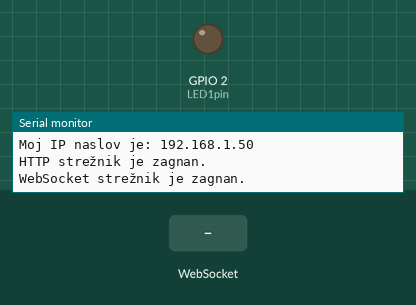
Bench run of a program on a simulated ESP32. Shown: output pins drawn as LEDs (lit = HIGH), the last lines printed to the serial monitor. The inputs (shaded band) are chosen by the test bench. WiFi joins after 1.5 s; servers stay silent unless stated.

Above: at 3.7 s.
3.8 s: WebSocket text "1" received
At 4.9 s:
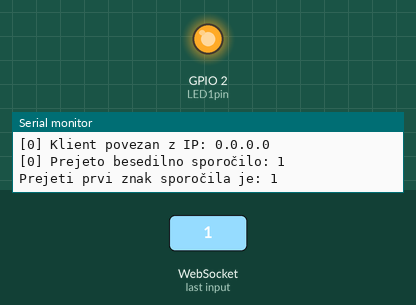
5.3 s: WebSocket text "0" received
At 6.0 s:
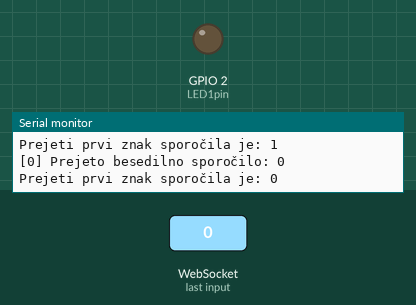
Timing chart, 0 to 8.3 s (numbered marks = the images above; inputs shaded):
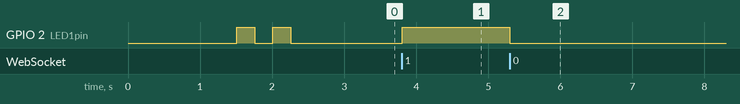

Measured:
- after the input at 3.8 s, GPIO 2 (LED1pin): LOW → HIGH at once
- after the input at 5.3 s, GPIO 2 (LED1pin): HIGH → LOW at once

The program:

main.cpp
```cpp
#include <Arduino.h>
#include <WiFi.h>
#include <WebServer.h>
#include <WebSocketsServer.h> // dodamo knjižnico WebSockets. Če datoteke nimamo, jo dodamo iz PlatformIO > Libraries > Add to project

const char* ssid = "...";
const char* password = "...";

WebServer server(80); // objekt 'WebServer' razreda  ki bo poskušal na privzetem HTTP portu 80

// ustvarimo strežnik spletnih vtičnikov na vratih 81 - WebSocketServer, ki zagotavlja permanentno dvosmerno komunikacijo med klientom (npr. brskalnikom Chrome) in strežnikom na esp32 modulu, kar omogoča, da lahko strežnik pošilja podatke klientu tudi brez zahteve ("request") od klienta
// Inicializacija komunikacije spletnega vtičnika, šla pa bo preko porta 81
// webSocket je objet razreda WebSocketsServer, 81 pa je argument v konstruktorju
WebSocketsServer webSocket = WebSocketsServer(81);


uint8_t LED1pin = 2; //8-bitna celoštevilska spremenljivka
bool LED1status = LOW; // logična spremenljivka, ki hrani stanje LED1, LOW pomeni, da je LED ugasnjena, HIGH bi pomenilo, da je LED prižgana

// niz karakterjev
// spletno stran bomo spravili v spremenljivko 'HTML'
// ta koda nam omogoča, da besedilo spravimo v spremenljivo
const char HTML[] PROGMEM = R"rawliteral(
<!DOCTYPE html>
<html lang="en">
<head>
    <meta charset="UTF-8">
    <meta name="viewport" content="width=device-width, initial-scale=1.0">
    <title>Document</title>
</head>
<body>
    <h2>Primer s spletnim vtičnikom - WebSocket</h2>
    <button onclick='prižgi()'>Prižgi LED</button>
    <button onclick='ugasni()'>Ugasni LED</button>
<script>
    let povezava = new WebSocket('ws://192.168.1.145:81/') // vzpostavitev povezave preko spletnega vtičnka WebSocket

    function prižgi() {
        povezava.send("1"); // na strežnik pošljem sporočilo z enko
    }

    function ugasni() {
        povezava.send("0"); // na strežnik pošljem sporočilo z ničlo
    }
</script>
</body>
</html>
)rawliteral"; // spletno stran spravimo v spremenljivko HTML


// ali dobimo poševnico, bomo posredovali klientu samo to osnovno spletno stran
void handle_root() {
  server.send(200, "text/html; charset=UTF-8", HTML);
}

// *********************************************************************************************************
// Definicija funkcije onWebSocketEvent, ki se izvede kadarkoli dobimo sporočilo preko spletnega vtičnika
// t.j. preko WebSocket-a (oz. se dogodi dogodek - "event" na spletnem vtičniku WebSocket-u)
// *********************************************************************************************************

void onWebSocketEvent(uint8_t num, WStype_t type, uint8_t * payload, size_t length) {
  // določimo funkcionalnost glede na tip dogodka na spletnem vtičniku (WebSocket-u)

  // num - številka klienta, ki je poslal sporočilo preko WebSocket-a (lahko bi bilo več klientov povezanih, če bi
  // več ljudi klicalo na telefon 81) ...
  // type - tip dogodka (npr. WStype_TEXT pomeni, da je klient poslal besedilno sporočilo ali klic)_npr. connect,
  // disconnect
  // payLoad - vsebina sporočila, ki ga je klient poslal preko WebSocket-a (npr. prižgi 1. ali 5. luč)
  // Length - dolžina vsebine sporočila

  switch(type) {
    // če je tip dogodka connected, takrat se je klient (npr. brskalnik Chrome) povezal na spletni vtičnik WebSocket na esp32 modulu
    case WStype_CONNECTED:
    {
      // Dobimo IP naslov klienta, ki se je povezal
      IPAddress ip = webSocket.remoteIP(num);
      // Izpišemo sporočilo na serijski monitor, da vidimo, da se je klient povezal in njegov IP naslov
      Serial.printf("[%u] Klient povezan z IP: %d.%d.%d.%d\n", num, ip[0], ip[1], ip[2], ip[3]);
    }
    break;

    // če je tip dogodka disconnected, takrat se klient (npr. brskalnik Chrome) odklopil od spletnega vtičnika WebSocket na esp32 modulu
    case WStype_DISCONNECTED:
    {
      // izpišemo sporočilo na serijski monitor, da vidimo, da se je klient odklopil (in izpišemo št. klienta)
      Serial.printf("[%u] Klient odklopljen!\n", num);
    }
    break;

    case WStype_TEXT: // če je tip dogodka "WStype_text", tedaj smo preko spletnega vtičnika WebSocket na esp32 modulu prejeli besedilno sporočilo od klienta (npr. brskalnika Chrome)
    {
      Serial.printf("[%u] Prejeto besedilno sporočilo: %s\n", num, payload); // izpišemo sporočilo na serijski monitor, da vidimo, da smo prejeli besedilno sporočilo in kakšna je njegova vsebina
      // namesto n bo število, namesto s bo sporočilo (C++ sintaksa)

      // Prvi znak prejetega sporočila, spravimo v spremenljivko 'besedilo', ki je tipa String
      String besedilo = String((char)payload[0]);

      Serial.println("Prejeti prvi znak sporočila je: " + besedilo);

      if (besedilo == "1") { // če je prejeti prvi znak sporočila "1", tedaj vklopimo LED diodo
        digitalWrite(LED1pin, HIGH); // na pin 2 zapišemo visoko vrednost (LED dioda se prižge)
      }

      else if (besedilo == "0") {
        digitalWrite(LED1pin, LOW); // na pin 2 zapišemo nizko vrednost (LED dioda se ugasne)
      }
    }

    default:
      break;
  } // KONEC switch stavka
} // KONEC funkcije onWebSocketEvent

// Strežnik moramo še pognati
void setup() {
  // put your setup code here, to run once:
  // tu zapišemo kodo za nastavitve, koda bo izvecena le enkrat, ko se naprava zažene:

  Serial.begin(115200); // nastavimo hitrost serijske komunikacije na 115200 btiov/s
  WiFi.begin(ssid, password); // povežemo se na WiFi omrežje z imenom in geslom

  while (WiFi.status() != WL_CONNECTED) { // dokler se modul ne poveže na WiFi omrežje, ponavljamo zanko
    delay(500); // počakamo 500ms preden preverimo stanje povezave znova
    Serial.println("Povezovanje z WiFi omrežjem ..."); // izpišemo sporočilo na serijski monitor, da vidimo, da se še vedno poskuša povezati
  }

  Serial.println("Povezava z WiFi omrežjem je vzpostavljena."); // izpišemo sporočilo, ko je povezava uspešna
  Serial.print("Moj IP naslov je: "); // spodnji ukaz bo izpisalo v isti vrstici, zato print in ne println
  Serial.println(WiFi.localIP()); // izpišemo IP naslov, ki ga je modul dobil od WiFi omrežja

  // ko se povezava vzpostavi .... naprej ...
  // ko vpišemo IP naslov, na koncu "/", v brskalnik, tedaj strežnik na esp32 modulu dobi zahtevo "request" "/" in izvede se funkcija handle_root(), ki smo jo definirali zgoraj
  // če je poševnica, imamo handle root
  server.on("/", handle_root);

  // DVA STREŽNIKA SE ZAŽENETA (Navaden spletni in strežnik spletnega vtičnika)
  server.begin();
  Serial.println("HTTP strežnik je zagnan.");

  // strežnik na esp32 modulu moramo še pognati, ki posluša na portu 80 in čaka na zahteve ("requests") od klientov (npr. brskalnika Chrome)
  server.begin();
  Serial.println("WebSocket strežnik je zagnan.");

  // poženemo WebSocket strežnik in določimo funkcijo onWebSocketEvent, ki se izvede kadarkoli dobimo sporočilo preko spletnega vtičnika WebSocket-a
  webSocket.begin(); // zaženemo spletni strežnik, ki posluša na portu 81
  webSocket.onEvent(onWebSocketEvent); // kadarkoli se bo dogodil določen dogodek preko spletnega vtičnika WebSocket-a, bomo izvedli funkcijo onWebSocketEvent, ki je definirana zgoraj

  // ta del kode uporabimo kot indikator, da se je program prenesel na esp32 module, modra LED dioda bo 2x utripnila
  pinMode(2, OUTPUT); // pin (nožica) št. 2 bo uporabljen kot digitalni izhod (na nožici 2 je povezana vgrajena LED dioda na ESP32)
  digitalWrite(2, HIGH); // na pin 2 zapišemo visoko vrednost (LED dioda se prižge)
  delay(250); // počakamo 250 ms
  digitalWrite(2, LOW); // na pin 2 zapišemo nizko vrednost (LED dioda se ugasne)
  delay(250); // počakamo 250 ms
  digitalWrite(2, HIGH); // na pin 2 zapišemo visoko vrednost (LED dioda se prižge)
  delay(250); // počakamo 250 ms
  digitalWrite(2, LOW); // na pin 2 zapišemo nizko vrednost (LED dioda se ugasne)
  delay(250); // počakamo 250 ms
}

void loop() {
  // put your main code here, to run repeatedly:
  // tu zapišemo kodo, ki se ponavljajoče izvaja, dokler je esp32 vklopljen

  // preverimo, če je prišla kakšna zahteva od klienta (npr. brskalnik Chrome), in če je, jo obdelamo in pošljemo ustrezen odgovor ("response")
  server.handleClient();

  // Poslušamo na spletnem vtičniku 81 (WebSocket-u) za podatke in dogodke
  webSocket.loop();
}


// Poleg navadnega spletnega strežnika, smo dodali tudi WebSocket strežnik
```
